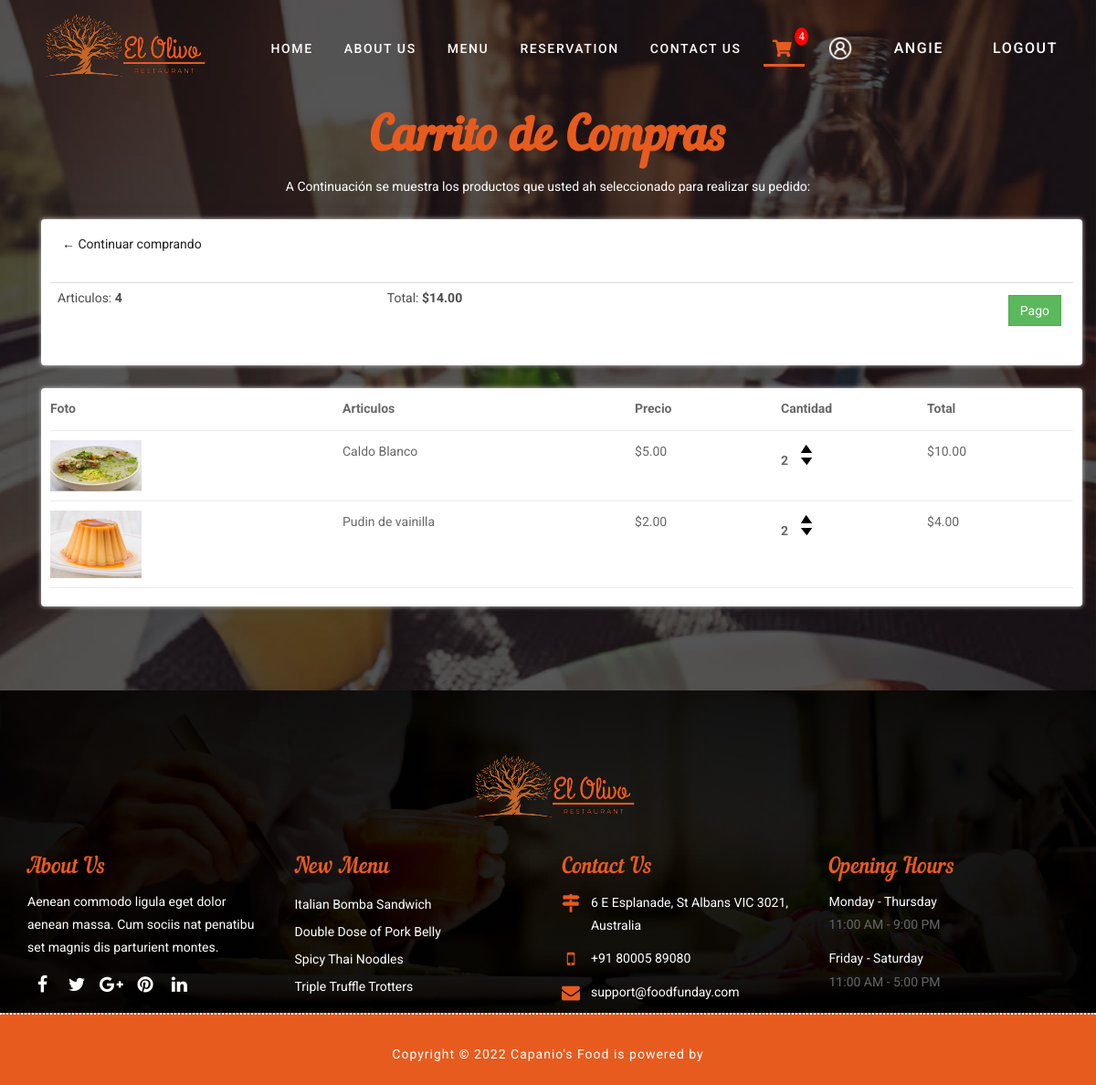
Before: /carrito/ (signed in) with the older database file.
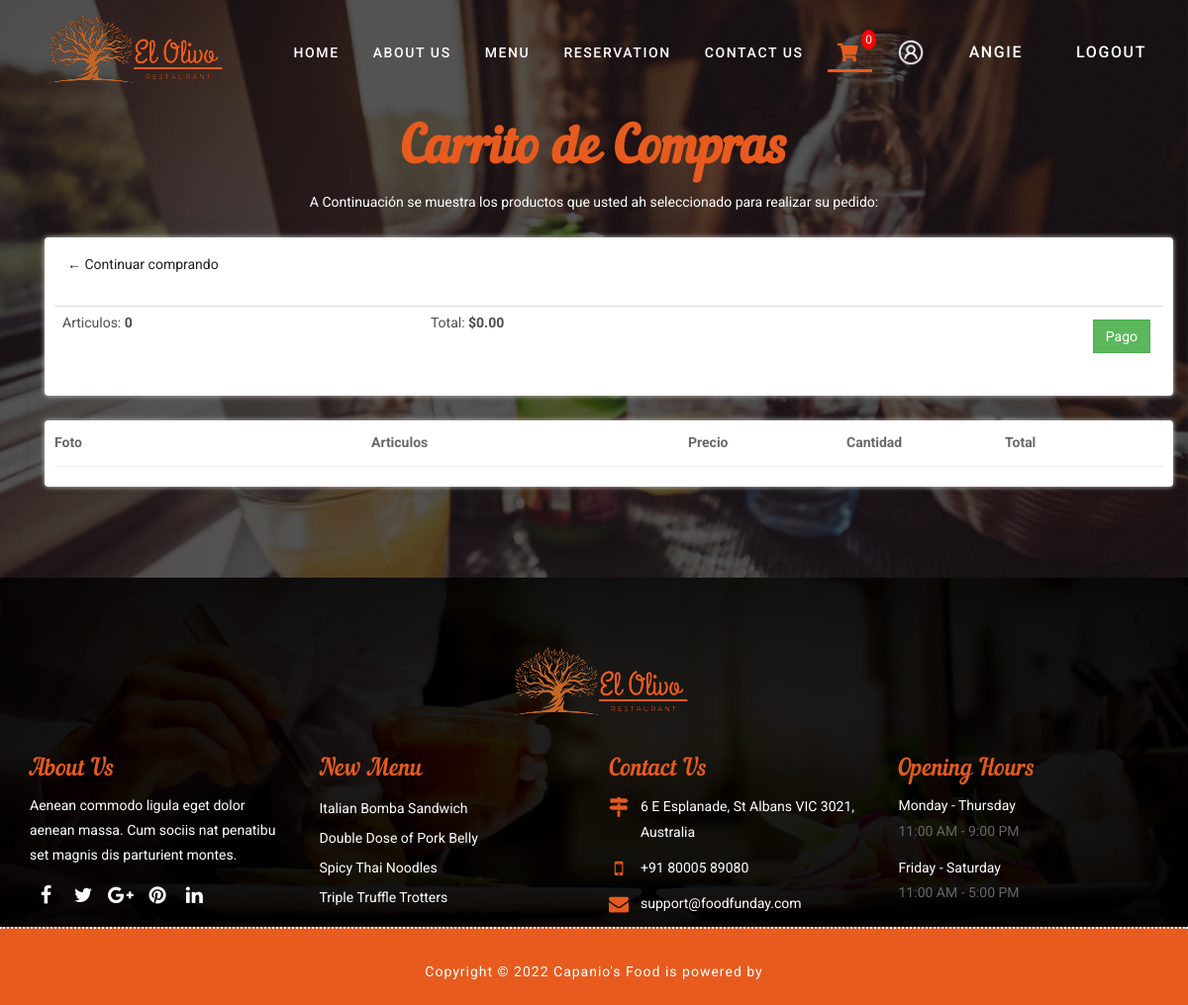
After: the same page with the newer database file.
### store/models.py (models this page shows, shortened)
class Pedido(models.Model):
    cliente = models.ForeignKey(Cliente, null=True, blank=True, on_delete=models.SET_NULL)
    fecha = models.DateTimeField(auto_now_add=True)
    estado = models.BooleanField(default=False, null=True, blank=False)
    id_transaccion = models.CharField(max_length=50, null=True)
    @property
    def get_carrito_total(self):
        detallepedidos = self.detallepedido_set.all()
        total = sum([articulo.get_total for articulo in detallepedidos])
        return total
    @property
    def get_carrito_articulos(self):
        detallepedidos = self.detallepedido_set.all()
        total = sum([articulo.cantidad for articulo in detallepedidos])
        return total

class DetallePedido(models.Model):
    producto = models.ForeignKey(Producto, on_delete=models.SET_NULL, null=True, blank=True)
    pedido = models.ForeignKey(Pedido, on_delete=SET_NULL, null=True, blank=True)
    cantidad = models.IntegerField(default=0, null=True, blank=True)
    fec_agregado = models.DateTimeField(auto_now_add=True)
    @property
    def get_total(self):
        total = self.producto.precio * self.cantidad
        return total

class Producto(models.Model):
    id_producto = models.AutoField(primary_key=True)
    nombre = models.CharField(max_length=50)
    categoria = models.ForeignKey(Categoria, null=False, blank=False, on_delete=models.CASCADE)
    precio = models.DecimalField(max_digits=7, decimal_places=2)
    descripcion = models.CharField(max_length=200)
    digital = models.BooleanField(default=False, null=True, blank=False)
    imagen = models.ImageField(null=True, blank=True)
    @property
    def imagenURL(self):
        try:
            url = self.imagen.url
        except:
            url = ' '
        return url

### store/views.py (the view)
# urls.py: path('carrito/', views.carrito, name="carrito"),
def carrito(request):
	data = cartData(request)
	carritoItems = data['carritoItems']
	pedido = data['pedido']
	articulos = data['articulos']
	context = {'articulos':articulos, 'pedido':pedido, 'carritoItems':carritoItems}
	return render(request, 'carrito2.html', context)

### store/utils.py (called while the page is built)
def cartData(request):
    if request.user.is_authenticated:
        cliente = request.user.cliente
        pedido, created = Pedido.objects.get_or_create(cliente=cliente, estado=False )
        articulos = pedido.detallepedido_set.all()
        carritoItems = pedido.get_carrito_articulos
    else:
        cookieData = cookieCart(request)
        carritoItems = cookieData['carritoItems']
        pedido = cookieData['pedido']
        articulos = cookieData['articulos']
    return{'carritoItems': carritoItems, 'pedido': pedido, 'articulos':articulos}

### store/templates/carrito2.html
{% extends 'carrito.html' %}
{% load static %}
{% block content %}
<div>
    <div class="row">
        <div class="col-lg-12">
            <div class="box-element">
                <a class="btn btn-outline-dark" href="{% url 'menu'%}">&#x2190 Continuar comprando</a>
                <br>
                <br>
                <table class="table">
                    <tr>
                        <th><h5>Articulos: <strong>{{pedido.get_carrito_articulos}}</strong></h5></th>
                        <th><h5>Total: <strong>${{pedido.get_carrito_total|floatformat:2}}</strong></h5></th>
                        <th>
                            <a style="float: right; margin: 5px;" class="btn btn-success" href="{% url 'pago'%}">Pago</a>
                        </th>
                    </tr>
                </table>
            </div>
            <br>
            <div class="box-element">
                <div class="cart-row">
                    <div style="flex: 2"><strong>Foto</strong></div>
                    <div style="flex: 2"><strong>Articulos</strong></div>
                    <div style="flex: 1"><strong>Precio</strong></div>
                    <div style="flex: 1"><strong>Cantidad</strong></div>
                    <div style="flex: 1"><strong>Total</strong></div>
                </div>
                {% for articulo in articulos %}
                <div class="cart-row">
					<div style="flex:2"><img class="row-image" src="{{articulo.producto.imagenURL}}"></div>
					<div style="flex:2"><p>{{ articulo.producto.nombre}}</p></div>
					<div style="flex:1"><p>${{ articulo.producto.precio|floatformat:2}}</p></div>
					<div style="flex:1">
						<p class="quantity">{{articulo.cantidad}}</p>
						<div class="quantity">
							<img data-producto="{{articulo.producto.id_producto}}" data-action="add" class="chg-quantity update-cart" src="{% static  'images/flecha_abajo_cart_buy.png' %}">
							<img data-producto="{{articulo.producto.id_producto}}" data-action="remove" class="chg-quantity update-cart" src="{% static  'images/flecha_arriba_cart_buy.png' %}">
						</div>
					</div>
					<div style="flex:1"><p>${{articulo.get_total|floatformat:2}}</p></div>
				</div>
                {% endfor %}
            </div>
    </div>
</div>
{% endblock content %}

### store/templates/carrito.html (shortened to what the changed rows need)
{% load static %}
<!DOCTYPE html>
<html lang="en">
<head>
    <link rel="stylesheet" href="https://cdnjs.cloudflare.com/ajax/libs/font-awesome/5.15.4/css/all.min.css">
    <link rel="stylesheet" href='{% static "css/bootstrap.min.css" %}'>
    <link rel="stylesheet" href='{% static "css/style_car_shop3.css" %}'>
    <link rel="stylesheet" href='{% static "css/responsive.css" %}'>
    <link rel="stylesheet" href='{% static "js/app.js" %}'>
    <link id="changeable-colors" rel="stylesheet" href='{% static "css/colors/orange.css" %} ' />
    <link rel="stylesheet" type="text/css" href="{% static 'css/principal.css' %}? {% now 'U' %}">
</head>
<body>
    <div id="site-header">
        <header id="header" class="header-block-top">
            <div class="container">
                <div class="row">
                    <div class="main-menu">
                        <nav class="navbar navbar-default" id="mainNav">
                            <div id="navbar" class="navbar-collapse collapse">
                                <ul class="nav navbar-nav navbar-right">
                                    <li><a href="{% url 'Index' %}">Home</a></li>
                                    <li><a href="{% url 'about_us' %}">About us</a></li>
                                    <li><a href="{% url 'menu' %}">Menu</a></li>
                                    <li><a href="{% url 'reservation'%}">Reservation</a></li>
                                    <li><a href="{% url 'contact_us' %}">Contact us</a></li>
                                    <li  class="active"><a href="{% url 'carrito' %}"><div class="fas fa-shopping-cart fa-lg" id="cart-btn"></div></a></li>
                                    <li><a href="{% url 'login' %}"><img  id="user-icon" src="{% static 'images/male_user.png' %}"></a></li>
                                    <li><a href="{% url 'perfil' %}"><span id="nav" class="nav">{{request.user}}</span></a></li>
                                    <li><a href="{% url 'logout' %}"><span id="logout"> Logout</a> </span></li>
                                    <p id="cart-total" class="nav">{{carritoItems}}</p>
                                    <br>
                                </ul>
                            </div>
                        </nav>
                    </div>
                </div>
            </div>
        </header>
    </div>
    <div id="menu" class="menu-main pad-top-100 pad-bottom-100">
        <div class="container">
            <div class="row">
                <div class="col-lg-12 col-md-12 col-sm-12 col-xs-12">
                    <div class="wow fadeIn" data-wow-duration="1s" data-wow-delay="0.1s">
                        <h2 class="block-title text-center">
						Carrito de Compras
					</h2>
                    </div>
                    <div class="tab-menu">
                        <div class="container">
                            {% block content %}
                            {% endblock content %}
                        </div>
                </div>
                </div>
            </div>
        </div>
    </div></div></div></div></div>
</body>
</html>

Changed rows visible on the page:
no longer on this page (row edited): Pedido: get_carrito_articulos "4", get_carrito_total "14.00"
no longer on this page (row unchanged): DetallePedido: producto.imagenURL (picture), producto.nombre "Caldo Blanco", producto.precio "5.00", cantidad "2", get_total "10.00"
no longer on this page (row unchanged): DetallePedido: producto.imagenURL (picture), producto.nombre "Pudin de vainilla", producto.precio "2.00", cantidad "2", get_total "4.00"
added Pedido: get_carrito_articulos "0", get_carrito_total "0.00"
Other visible differences:
{{ carritoItems }}: "4" → "0"
